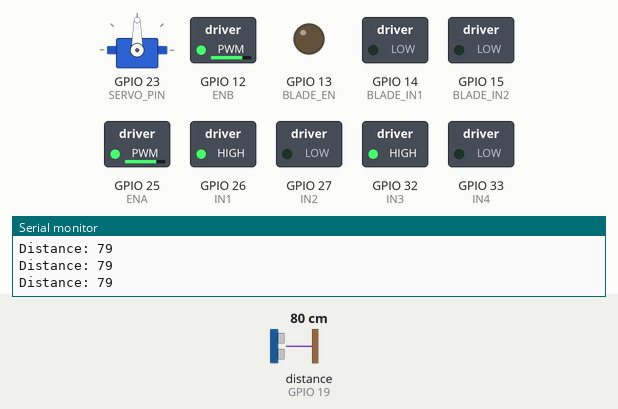
A sketch run on a simulated ESP32. On the bench: servo, switched loads named in the sketch (green lamp = pin HIGH), output pins drawn as LEDs (lit = HIGH), the last lines printed to the serial monitor. Wiring (inferred from the names in the program): ultrasonic range finder: trigger GPIO 18; echo GPIO 19. The inputs (shaded band) are chosen by the test bench; at power-on: distance to the obstacle (sensor on GPIO 19) 80 cm. The echo pulse lasts 58.3 µs per cm; pins used as bus, display or sensor lines are not drawn.

Above: at 1.2 s.
1.3 s: distance to the obstacle (sensor on GPIO 19) set to 23 cm
2.8 s: distance to the obstacle (sensor on GPIO 19) set to 18 cm
At 3.5 s:
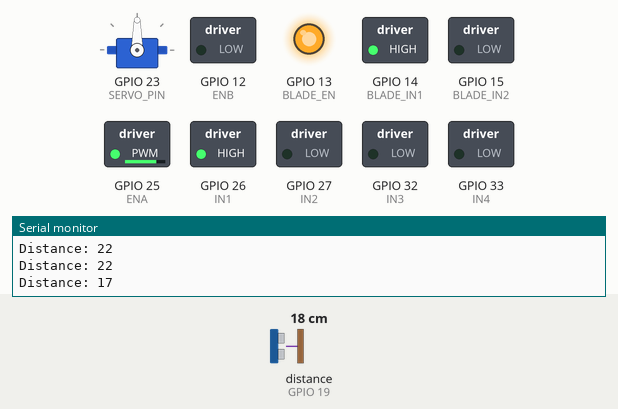
5.8 s: distance to the obstacle (sensor on GPIO 19) set to 35 cm
At 6.7 s:
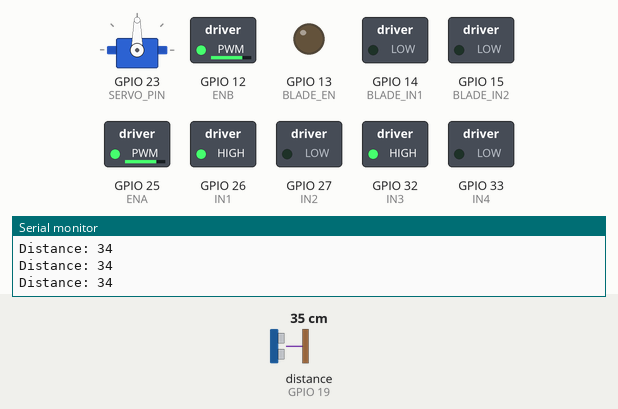
7.6 s: distance to the obstacle (sensor on GPIO 19) set to 2 cm
At 8.9 s:
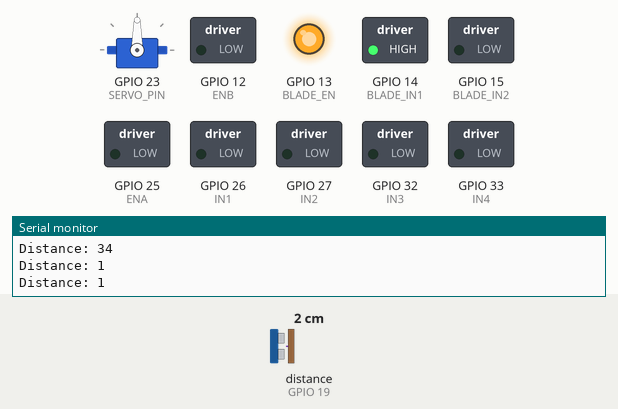
Timing chart, 0 to 11.6 s (numbered marks = the images above; inputs shaded):
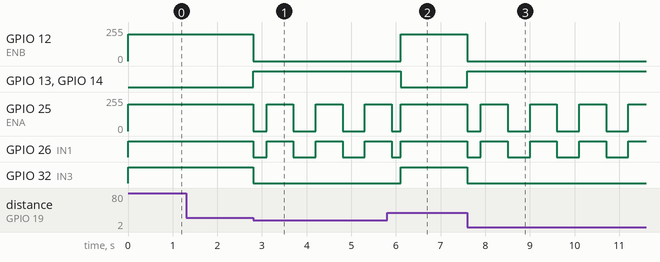

The sketch:

Mower_Code.ino
```cpp
#include <Arduino.h>
#include <Servo.h>

// ---------------- Pin Definitions ---------------- //
// Ultrasonic
#define TRIG_PIN 18
#define ECHO_PIN 19

// Servo
#define SERVO_PIN 23

// Drive Motors (via L298N)
#define ENA 25
#define IN1 26
#define IN2 27
#define IN3 32
#define IN4 33
#define ENB 12

// Blade Motor (via L298N extra channel)
#define BLADE_EN 13
#define BLADE_IN1 14
#define BLADE_IN2 15

// ---------------- Constants ---------------- //
const int distanceThreshold = 20; // cm
#define PWM_FREQ 5000
#define PWM_RES 8

// ---------------- Objects ---------------- //
Servo scannerServo;

// ---------------- Setup ---------------- //
void setup() {
  Serial.begin(115200);

  // Motor pins
  pinMode(IN1, OUTPUT);
  pinMode(IN2, OUTPUT);
  pinMode(IN3, OUTPUT);
  pinMode(IN4, OUTPUT);

  pinMode(BLADE_IN1, OUTPUT);
  pinMode(BLADE_IN2, OUTPUT);

  // Ultrasonic
  pinMode(TRIG_PIN, OUTPUT);
  pinMode(ECHO_PIN, INPUT);

  // Servo
  scannerServo.attach(SERVO_PIN);

  // Setup PWM channels
  ledcSetup(0, PWM_FREQ, PWM_RES); // ENA
  ledcSetup(1, PWM_FREQ, PWM_RES); // ENB
  ledcSetup(2, PWM_FREQ, PWM_RES); // Blade

  ledcAttachPin(ENA, 0);
  ledcAttachPin(ENB, 1);
  ledcAttachPin(BLADE_EN, 2);

  stopMotors();
  stopBlade();
}

// ---------------- Loop ---------------- //
void loop() {
  int distance = measureDistance();
  Serial.print("Distance: ");
  Serial.println(distance);

  if (distance < distanceThreshold) {
    startBlade();
    avoidObstacle();
  } else {
    moveForward();
    stopBlade();
  }
}

// ---------------- Functions ---------------- //
int measureDistance() {
  digitalWrite(TRIG_PIN, LOW);
  delayMicroseconds(2);
  digitalWrite(TRIG_PIN, HIGH);
  delayMicroseconds(10);
  digitalWrite(TRIG_PIN, LOW);

  long duration = pulseIn(ECHO_PIN, HIGH, 30000); // 30ms timeout
  if (duration == 0) return 999;

  int distance = duration * 0.034 / 2;
  return distance;
}

// ---- Blade Motor ----
void startBlade() {
  digitalWrite(BLADE_IN1, HIGH);
  digitalWrite(BLADE_IN2, LOW);
  ledcWrite(2, 255); // Full speed
}

void stopBlade() {
  digitalWrite(BLADE_IN1, LOW);
  digitalWrite(BLADE_IN2, LOW);
  ledcWrite(2, 0);
}

// ---- Drive Motors ----
void moveForward() {
  digitalWrite(IN1, HIGH);
  digitalWrite(IN2, LOW);
  digitalWrite(IN3, HIGH);
  digitalWrite(IN4, LOW);

  ledcWrite(0, 200); // ENA
  ledcWrite(1, 200); // ENB
}

void stopMotors() {
  digitalWrite(IN1, LOW);
  digitalWrite(IN2, LOW);
  digitalWrite(IN3, LOW);
  digitalWrite(IN4, LOW);

  ledcWrite(0, 0);
  ledcWrite(1, 0);
}

void turnRight() {
  digitalWrite(IN1, HIGH);
  digitalWrite(IN2, LOW);
  digitalWrite(IN3, LOW);
  digitalWrite(IN4, LOW);

  ledcWrite(0, 200);
  ledcWrite(1, 0);
}

void avoidObstacle() {
  stopMotors();
  delay(300);

  turnRight();
  delay(600);

  stopMotors();
  delay(200);
}
```

Measured:
- the behaviour switches between 21 and 20 cm on distance to the obstacle (sensor on GPIO 19) (found by bisection; images 0 and 1)
- after the input at 2.8 s, GPIO 12 (ENB): 199/255 → 0/255 at once; GPIO 13 (BLADE_EN), GPIO 14 (BLADE_IN1): LOW → HIGH at once; GPIO 25 (ENA): 199/255 → 0/255 at once, then repeats every 1.1 s: 199/255 0.60 s, 0/255 0.50 s; GPIO 26 (IN1): HIGH → LOW at once, then repeats every 1.1 s: HIGH 0.60 s, LOW 0.50 s; GPIO 32 (IN3): HIGH → LOW at once
- after the input at 5.8 s, GPIO 12 (ENB): 0/255 → 199/255 after 0.31 s; GPIO 13 (BLADE_EN), GPIO 14 (BLADE_IN1): HIGH → LOW after 0.31 s; GPIO 32 (IN3): LOW → HIGH after 0.31 s
- after the input at 7.6 s, GPIO 12 (ENB): 199/255 → 0/255 at once; GPIO 13 (BLADE_EN), GPIO 14 (BLADE_IN1): LOW → HIGH at once; GPIO 25 (ENA): 199/255 → 0/255 at once, then repeats every 1.1 s: 199/255 0.60 s, 0/255 0.50 s; GPIO 26 (IN1): HIGH → LOW at once, then repeats every 1.1 s: HIGH 0.60 s, LOW 0.50 s; GPIO 32 (IN3): HIGH → LOW at once
